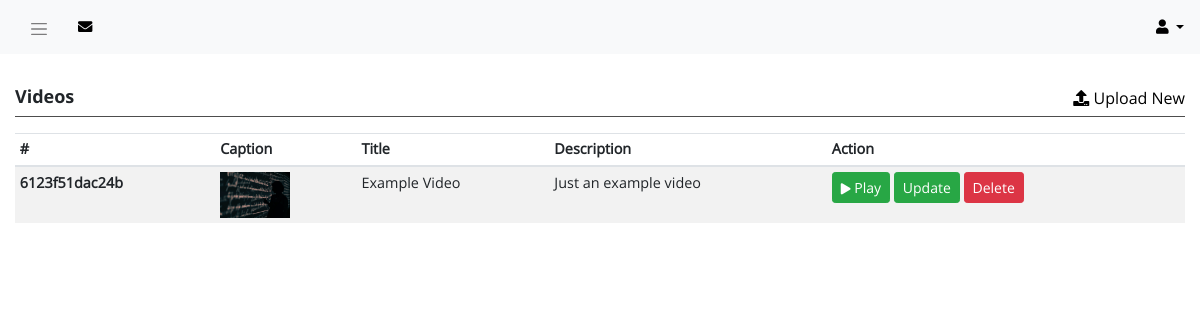
Page /admin/videos.php (signed in) on the committed database.
### tables this page shows
CREATE TABLE `videos` (
  `ID` int(11) NOT NULL,
  `code` varchar(255) NOT NULL,
  `title` varchar(255) NOT NULL,
  `description` varchar(255) NOT NULL,
  `caption` varchar(255) NOT NULL,
  `link` varchar(255) NOT NULL,
  `entry_date` datetime NOT NULL DEFAULT CURRENT_TIMESTAMP
);

### admin/includes/functions.php (called while the page is built, shortened)
<?php
function getAllVideos($conn) {
  $sql = "SELECT * FROM videos";
  $result = mysqli_query($conn, $sql);
  $videos = [];
  if (mysqli_num_rows($result) > 0) {
    while($row = mysqli_fetch_assoc($result)) {
      $videos[$row['code']] = $row;
    }
    return $videos;
  }
  return false;
}
?>

### admin/videos.php (the view, shortened to what this page needs)
<?php
require '../includes/db_connect.php';
require './includes/functions.php';
?>
<!DOCTYPE html>
<html lang="en">
<head>
  <link rel="stylesheet" href="<?php echo ROOT?>/lib/bootstrap/css/bootstrap.min.css">
  <link rel="stylesheet" href="<?php echo ROOT?>/lib/font-awesome/css/all.min.css">
  <link rel="stylesheet" href="<?php echo ROOT?>/admin/css/admin.css">
</head>
<body>
  <main class="wrapper">
    <div class="page-content-wrapper">
      <?php
      require './includes/header.php';
      ?>
      <section class="notification-panel">
      </section>
      <section class="main-content">
        <div class="container-fluid">
          <div class="row">
            <div class="col-12">
              <div class="dash-panel">
                <div class="dash-panel-header d-flex justify-content-between">
                  <h4>Videos</h4>
                  <div class="dash-panel-action">
                    <a href="" data-toggle="modal" data-target="#uploadVideoModal"><i class="fa fa-upload"></i> Upload New</a>
                  </div>
                </div>
                <div class="dash-panel-content">
                  <table class="table table-sm table-striped">
                    <thead>
                      <tr>
                        <th scope="col">#</th>
                        <th scope="col">Caption</th>
                        <th scope="col">Title</th>
                        <th scope="col">Description</th>
                        <th scope="col">Action</th>
                      </tr>
                    </thead>
                    <tbody>
                      <?php
                      foreach (getAllVideos($conn) as $video) {
                        $video = (object) $video;
                        ?>
                        <tr>
                          <th scope="row"><?php echo $video->code;?></th>
                          <td><img src="../uploads/captions/<?php echo $video->caption;?>" alt="" width="70px"></td>
                          <td><?php echo $video->title;?></td>
                          <td><?php echo $video->description;?></td>
                          <td>
                            <a href="../uploads/videos/<?php echo $video->link;?>" target="_blank" class="btn btn-sm btn-success"><i class="fa fa-play small"></i> Play</a>
                            <button class="btn btn-sm btn-success" onclick="updateVideo('<?php echo $video->code;?>')">Update</button>
                            <a href="?action=delete_video&code=<?php echo $video->code;?>" class="btn btn-sm btn-danger">Delete</a>
                          </td>
                        </tr>
                        <?php
                      }
                      ?>
                    </tbody>
                  </table>
                </div>
              </div>
            </div>
          </div>
        </div>
      </section>
    </div>
  </main>
</body>
</html>

### admin/css/admin.css (style rules this page uses)
body { font-family: "OpenSans", Arial, sans-serif; }
h4 { font-size: 18px; }
h1, h2, h3, h4, h5, h6 { line-height: 1.2em; }
.wrapper { display: flex; }
.page-content-wrapper { width: 100%; }
.notification-panel { padding: 1rem 0; }
.dash-panel .dash-panel-header { border-bottom: 1px solid #4d4d4d; margin-bottom: 1rem; }
.dash-panel .dash-panel-header h4 { font-family: "OpenSans-Bold", Arial, sans-serif; }
.dash-panel .dash-panel-action a { color: #000; }
.dash-panel table { font-size: 0.9rem; }

### rows in the picture
videos: code "6123f51dac24b", caption (picture), title "Example Video", description "Just an example video"
